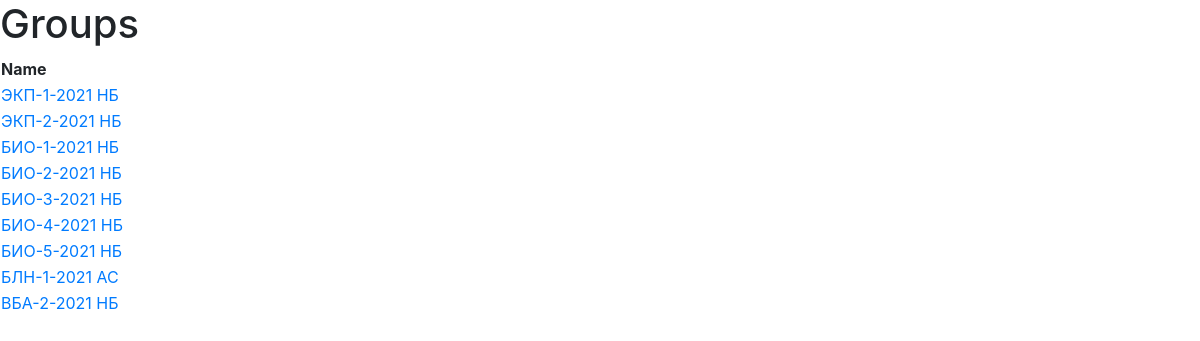
Page /groups/65 on the committed database.
### models.py (models this page shows)
class Group(Base):
    __tablename__ = 'groups'
    id = Column(Integer, primary_key=True)
    name = Column(String)
    data = Column(String)
    course_id = Column(Integer, ForeignKey('courses.id'))
    course = relationship('Course', back_populates='groups')

### app.py (the view)
@app.route('/groups/<int:course_id>')
def groups(course_id):
    return render_template('groups.html', groups=get_groups(course_id))

### app.py (called while the page is built)
def get_groups(course_id):
    session = Session()
    groups = session.query(Group).filter_by(course_id=course_id).all()
    session.close()
    return groups

### templates/groups.html (shortened to what this page needs)
<!DOCTYPE html>
<html>
<head>
    <link rel="stylesheet" href="https://maxcdn.bootstrapcdn.com/bootstrap/4.5.2/css/bootstrap.min.css">
</head>
<body>
    <h1>Groups</h1>
    <table>
        <tr>
            <th>Name</th>
        </tr>
        {% for group in groups %}
            <tr>
                <td><a href="#" class="group-link" data-group-id="{{ group.id }}">{{ group.name }}</a></td>
            </tr>
        {% endfor %}
    </table>
</body>
</html>

### rows in the picture
Group: name "ЭКП-1-2021 НБ"
Group: name "ЭКП-2-2021 НБ"
Group: name "БИО-1-2021 НБ"
Group: name "БИО-2-2021 НБ"
Group: name "БИО-3-2021 НБ"
Group: name "БИО-4-2021 НБ"
Group: name "БИО-5-2021 НБ"
Group: name "БЛН-1-2021 АС"
Group: name "ВБА-2-2021 НБ"
